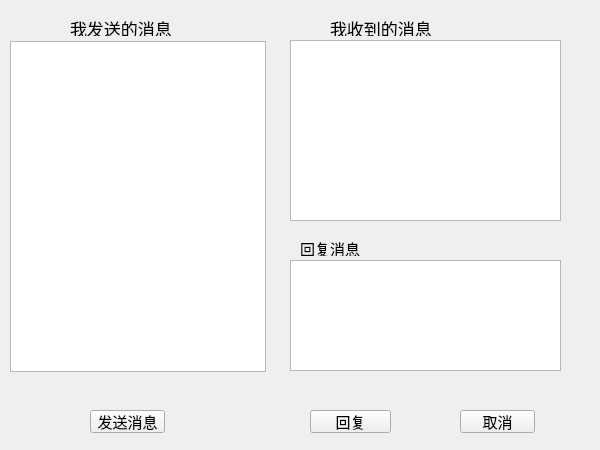
<?xml version="1.0" encoding="UTF-8"?>
<ui version="4.0">
 <class>messagewindow</class>
 <widget class="QWidget" name="messagewindow">
  <property name="geometry">
   <rect>
    <x>0</x>
    <y>0</y>
    <width>600</width>
    <height>450</height>
   </rect>
  </property>
  <property name="windowTitle">
   <string>Form</string>
  </property>
  <widget class="QPushButton" name="exit">
   <property name="geometry">
    <rect>
     <x>460</x>
     <y>410</y>
     <width>75</width>
     <height>23</height>
    </rect>
   </property>
   <property name="font">
    <font>
     <family>华文行楷</family>
     <pointsize>11</pointsize>
    </font>
   </property>
   <property name="text">
    <string>取消</string>
   </property>
  </widget>
  <widget class="QPushButton" name="sendmessage">
   <property name="geometry">
    <rect>
     <x>90</x>
     <y>410</y>
     <width>75</width>
     <height>23</height>
    </rect>
   </property>
   <property name="font">
    <font>
     <family>华文行楷</family>
     <pointsize>11</pointsize>
    </font>
   </property>
   <property name="text">
    <string>发送消息</string>
   </property>
  </widget>
  <widget class="QTableWidget" name="tableWidget">
   <property name="geometry">
    <rect>
     <x>290</x>
     <y>40</y>
     <width>271</width>
     <height>181</height>
    </rect>
   </property>
  </widget>
  <widget class="QLabel" name="label_2">
   <property name="geometry">
    <rect>
     <x>330</x>
     <y>20</y>
     <width>161</width>
     <height>16</height>
    </rect>
   </property>
   <property name="font">
    <font>
     <family>华文行楷</family>
     <pointsize>13</pointsize>
    </font>
   </property>
   <property name="text">
    <string>我收到的消息</string>
   </property>
  </widget>
  <widget class="QTableWidget" name="tableWidget_2">
   <property name="geometry">
    <rect>
     <x>10</x>
     <y>41</y>
     <width>256</width>
     <height>331</height>
    </rect>
   </property>
  </widget>
  <widget class="QLabel" name="label">
   <property name="geometry">
    <rect>
     <x>70</x>
     <y>20</y>
     <width>121</width>
     <height>16</height>
    </rect>
   </property>
   <property name="font">
    <font>
     <family>华文行楷</family>
     <pointsize>13</pointsize>
    </font>
   </property>
   <property name="text">
    <string>我发送的消息</string>
   </property>
  </widget>
  <widget class="QLabel" name="label_3">
   <property name="geometry">
    <rect>
     <x>300</x>
     <y>240</y>
     <width>61</width>
     <height>16</height>
    </rect>
   </property>
   <property name="font">
    <font>
     <family>华文行楷</family>
     <pointsize>11</pointsize>
    </font>
   </property>
   <property name="text">
    <string>回复消息</string>
   </property>
  </widget>
  <widget class="QTextEdit" name="textEdit">
   <property name="geometry">
    <rect>
     <x>290</x>
     <y>260</y>
     <width>271</width>
     <height>111</height>
    </rect>
   </property>
  </widget>
  <widget class="QPushButton" name="backmessage">
   <property name="geometry">
    <rect>
     <x>310</x>
     <y>410</y>
     <width>81</width>
     <height>23</height>
    </rect>
   </property>
   <property name="font">
    <font>
     <family>华文行楷</family>
     <pointsize>11</pointsize>
    </font>
   </property>
   <property name="text">
    <string>回复</string>
   </property>
  </widget>
 </widget>
 <resources/>
 <connections>
  <connection>
   <sender>exit</sender>
   <signal>clicked()</signal>
   <receiver>messagewindow</receiver>
   <slot>close()</slot>
   <hints>
    <hint type="sourcelabel">
     <x>497</x>
     <y>401</y>
    </hint>
    <hint type="destinationlabel">
     <x>299</x>
     <y>224</y>
    </hint>
   </hints>
  </connection>
 </connections>
</ui>
